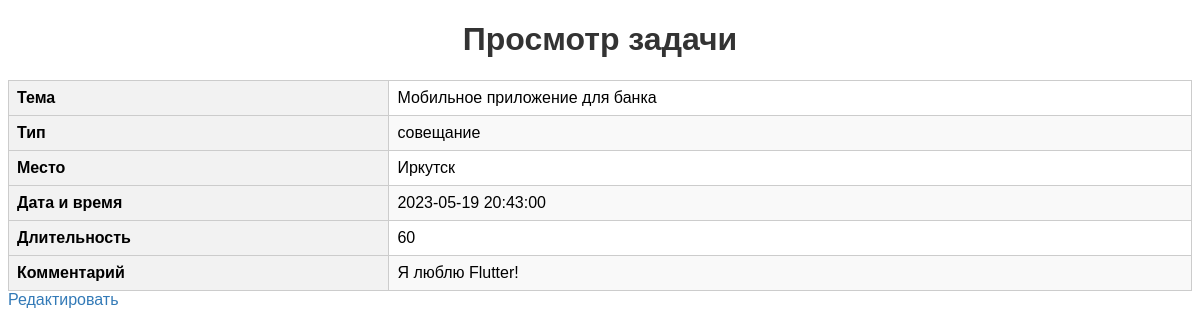
The page /index.php?action=show&id=1 (signed in) on the database its author committed.
### tables this page shows
CREATE TABLE `tasks` (
  `id` int UNSIGNED NOT NULL,
  `topic` varchar(255) NOT NULL,
  `type` enum('встреча','звонок','совещание','дело') NOT NULL,
  `location` varchar(255) DEFAULT NULL,
  `date_time` datetime NOT NULL,
  `duration` int DEFAULT NULL,
  `comment` text,
  `status` enum('текущая задача','просроченная','готово') NOT NULL DEFAULT 'текущая задача'
);

### controllers/TaskController.php (called while the page is built, shortened)
<?php
require_once 'models/TaskModel.php';
class TaskController
{
    public function show($id)
    {
        $task = TaskModel::getTask($id);
        include 'views/task/show.php';
    }
}

### models/TaskModel.php (called while the page is built, shortened)
<?php
class TaskModel
{
    public static function getTask($id)
    {
        global $pdo;
        $stmt = $pdo->prepare('SELECT * FROM tasks WHERE id = ?');
        $stmt->execute([$id]);
        return $stmt->fetch(PDO::FETCH_ASSOC);
    }
}

### views/task/show.php (the view, shortened to what this page needs)
<!DOCTYPE html>
<html>
<head>
</head>
<body>
    <h1>Просмотр задачи</h1>
    <table>
        <tr>
            <th>Тема</th>
            <td><?= $task['topic'] ?></td>
        </tr>
        <tr>
            <th>Тип</th>
            <td><?= $task['type'] ?></td>
        </tr>
        <tr>
            <th>Место</th>
            <td><?= $task['location'] ?></td>
        </tr>
        <tr>
            <th>Дата и время</th>
            <td><?= $task['date_time'] ?></td>
        </tr>
        <tr>
            <th>Длительность</th>
            <td><?= $task['duration'] ?></td>
        </tr>
        <tr>
            <th>Комментарий</th>
            <td><?= $task['comment'] ?></td>
        </tr>
    </table>
    <a href="index.php?action=edit&id=<?= $task['id'] ?>">Редактировать</a>
</body>
</html>

### views/task/show.php (style rules this page uses)
body { font-family: Arial, sans-serif; }
h1 { color: #333; text-align: center; }
table { width: 100%; border-collapse: collapse; margin-top: 20px; }
th, td { padding: 8px; border: 1px solid #ccc; }
th { background-color: #f2f2f2; font-weight: bold; text-align: left; }
tr:nth-child(even) { background-color: #f9f9f9; }
a { color: #337ab7; text-decoration: none; margin-right: 10px; }

### rows shown on the page
tasks: topic "Мобильное приложение для банка", type "совещание", location "Иркутск", date_time "2023-05-19 20:43:00", duration "60", comment "Я люблю Flutter!"
